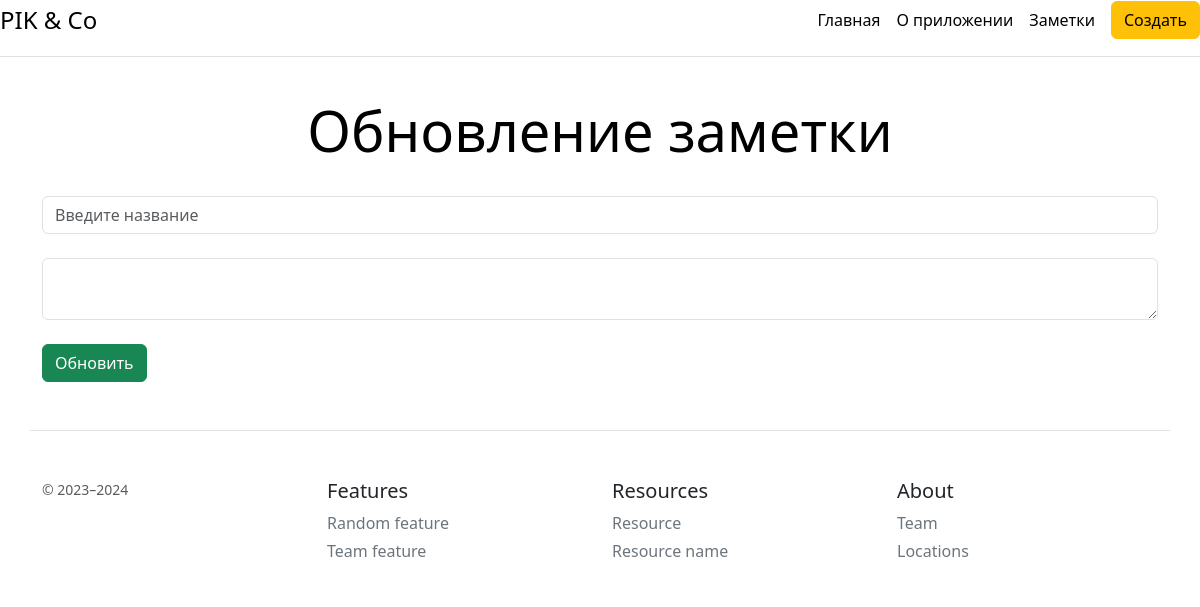
The app's page /notes/cc22bc94-051e-46d0-9ffd-91a0b2de1e73/update, older data.
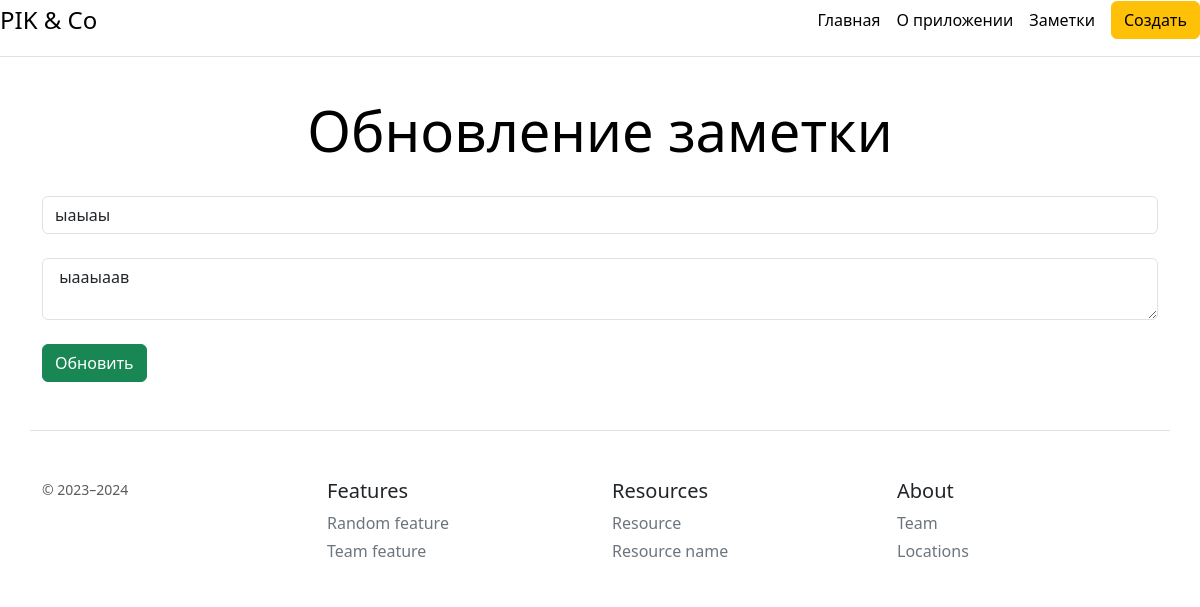
The same page, newer data.
### app.py (models this page shows, shortened)
class Note(db.Model):
    uuid = db.Column(db.String(36), primary_key=True,  default=lambda: str(uuid.uuid4()))
    title = db.Column(db.String(100), nullable=False)
    text = db.Column(db.Text, nullable=False)
    created_at = db.Column(db.DateTime, default=datetime.utcnow)

### app.py (the view)
@app.route('/notes/<uuid>/update', methods=['POST', 'GET'])
def post_update(uuid):
    note = Note.query.get(uuid)
    if request.method == 'POST':
        note.title = request.form['title']
        note.text = request.form['text']
        try:
            db.session.commit()
            return redirect('/notes')
        except:
            return "При редактировании заметки произошла ошибка"
    else:
        return render_template('note_update.html', note=note)

### templates/note_update.html (shortened to what this page needs)
{% extends "base.html" %}
{% block content %}
<div class='container'>
	<div class="pricing-header p-3 pb-md-4 mx-auto text-center">
      <h1 class="display-4 fw-normal text-body-emphasis">Обновление заметки</h1>
    </div>
    <form method="post">
        <input type="text" name="title" id="title" class="form-control" value="{{ note.title }}" placeholder="Введите название"><br>
        <textarea name="text" id="text" class="form-control" placeholder="Введите основной текст"> {{ note.text }} </textarea><br>
        <input type="submit" class="btn btn-success" value="Обновить">
    </form>
</div>
{% endblock %}

### templates/base.html (shortened to what this page needs)
<!doctype html>
<html lang="ru">
<head>
    <link rel="stylesheet" href="{{ url_for('static', filename='css/main.css') }}">
    <link rel="stylesheet" href="https://cdn.jsdelivr.net/npm/bootstrap@5.3.2/dist/css/bootstrap.min.css">
</head>
<body>
    <div class="d-flex flex-column flex-md-row align-items-center pb-3 mb-4 border-bottom">
      <a href="/" class="d-flex align-items-center link-body-emphasis text-decoration-none">
        <span class="fs-4">PIK & Co</span>
      </a>
      <nav class="d-inline-flex mt-2 mt-md-0 ms-md-auto">
        <a class="me-3 py-2 link-body-emphasis text-decoration-none" href="/">Главная</a>
        <a class="me-3 py-2 link-body-emphasis text-decoration-none" href="/about">О приложении</a>
        <a class="me-3 py-2 link-body-emphasis text-decoration-none" href="/notes">Заметки</a>
      </nav>
        <a class="btn btn-warning" href="/create_note">Создать</a>
    </div>
    {% block content %}{% endblock %}
    <footer class="container pt-4 my-md-5 pt-md-5 border-top">
      <div class="row">
        <div class="col-12 col-md">
          <small class="d-block mb-3 text-body-secondary">© 2023–2024</small>
        </div>
        <div class="col-6 col-md">
          <h5>Features</h5>
          <ul class="list-unstyled text-small">
            <li class="mb-1"><a class="link-secondary text-decoration-none" href="#">Random feature</a></li>
            <li class="mb-1"><a class="link-secondary text-decoration-none" href="#">Team feature</a></li>
          </ul>
        </div>
        <div class="col-6 col-md">
          <h5>Resources</h5>
          <ul class="list-unstyled text-small">
            <li class="mb-1"><a class="link-secondary text-decoration-none" href="#">Resource</a></li>
            <li class="mb-1"><a class="link-secondary text-decoration-none" href="#">Resource name</a></li>
          </ul>
        </div>
        <div class="col-6 col-md">
          <h5>About</h5>
          <ul class="list-unstyled text-small">
            <li class="mb-1"><a class="link-secondary text-decoration-none" href="#">Team</a></li>
            <li class="mb-1"><a class="link-secondary text-decoration-none" href="#">Locations</a></li>
          </ul>
        </div>
      </div>
    </footer>
</body>
</html>

Row changes from the older to the newer data that the page shows:
added Note: title "ыаыаы", text "ыааыаав"
